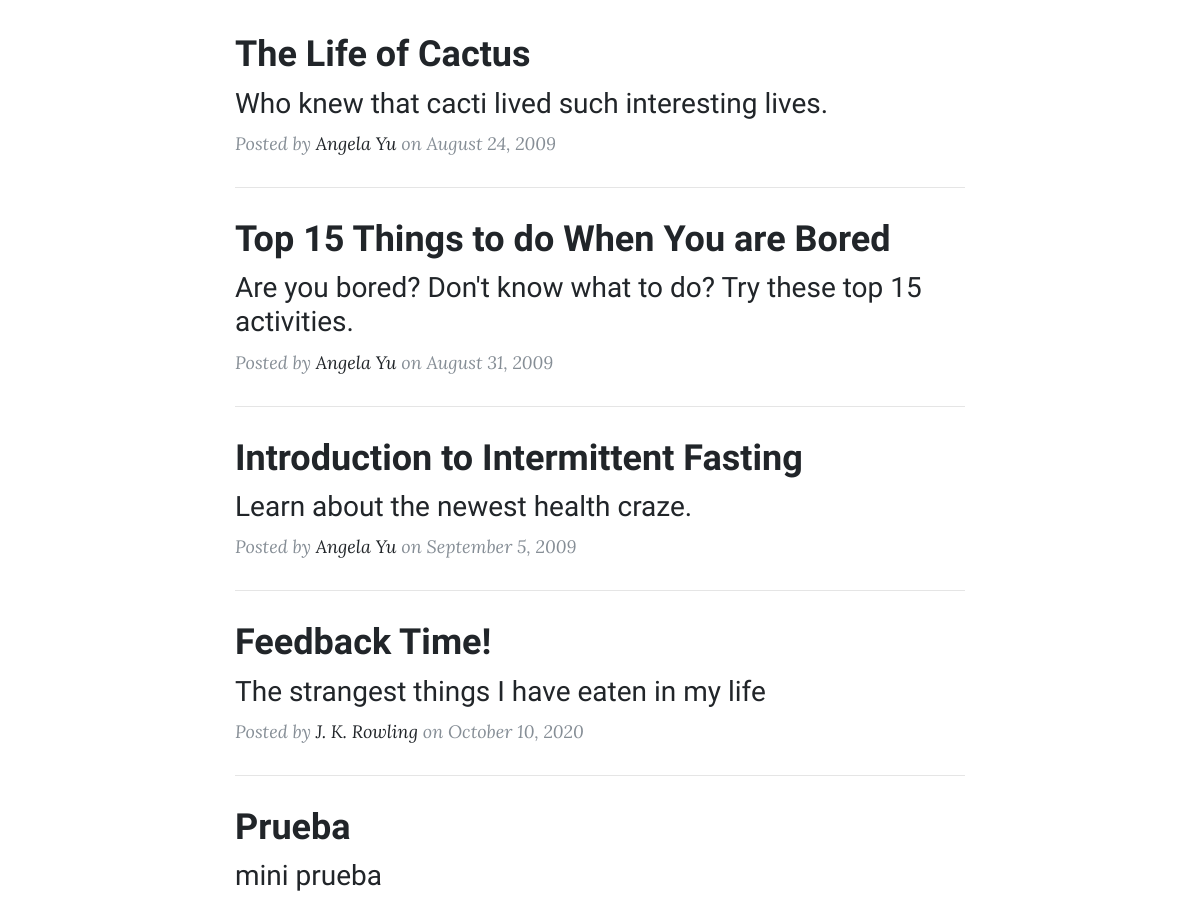
Before: / (middle part) with the older database file.
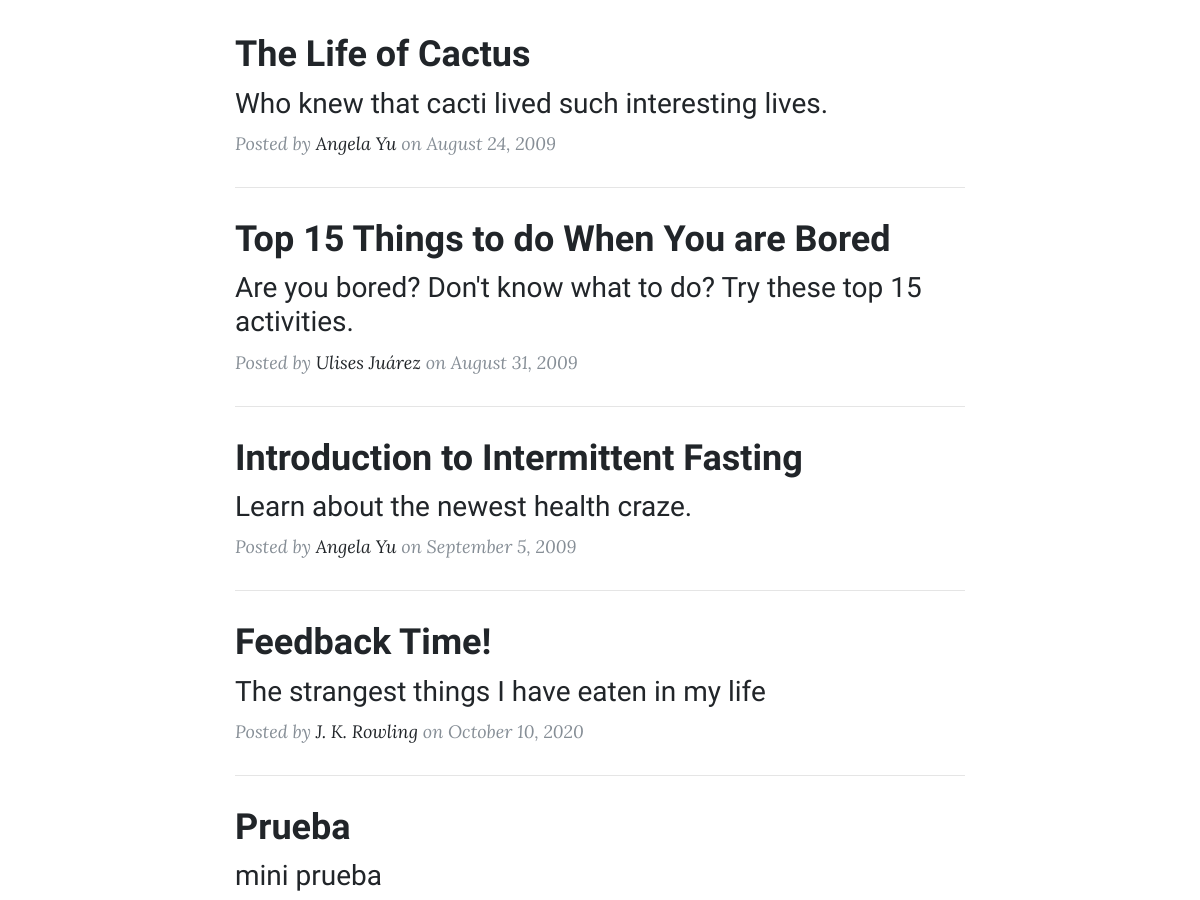
After: the same page with the newer database file.
### main.py (models this page shows)
class BlogPost(db.Model):
    id = db.Column(db.Integer, primary_key=True)
    title = db.Column(db.String(250), unique=True, nullable=False)
    subtitle = db.Column(db.String(250), nullable=False)
    date = db.Column(db.String(250), nullable=False)
    body = db.Column(db.Text, nullable=False)
    author = db.Column(db.String(250), nullable=False)
    img_url = db.Column(db.String(250), nullable=False)

### main.py (the view)
@app.route('/')
def get_all_posts():
    posts=BlogPost.query.all()
    return render_template("index.html", all_posts=posts)

### templates/index.html (shortened to what this page needs)
{% include "header.html" %}
  <div class="container">
    <div class="row">
      <div class="col-lg-8 col-md-10 mx-auto">
        {% for post in all_posts %}
        <div class="post-preview">
          <a href="{{ url_for('show_post', post_id=post.id) }}">
            <h2 class="post-title">
              {{post.title}}
            </h2>
            <h3 class="post-subtitle">
              {{post.subtitle}}
            </h3>
          </a>
          <p class="post-meta">Posted by
            <a href="#">{{post.author}}</a>
            on {{post.date}}</p>
        </div>
        <hr>
        {% endfor %}
      </div>
    </div>
  </div>
{% include "footer.html" %}

### templates/header.html (shortened to what this page needs)
<!DOCTYPE html>
<html lang="en">
<head>
  <link href="{{ url_for('static', filename='vendor/bootstrap/css/bootstrap.min.css') }}" rel="stylesheet">
  <link href="{{ url_for('static', filename='vendor/fontawesome-free/css/all.min.css')}}" rel="stylesheet" type="text/css">
  <link href="{{ url_for('static', filename='css/clean-blog.min.css')}}" rel="stylesheet">
</head>
<body>

### templates/footer.html (shortened to what this page needs)
</body>
</html>

Changed rows visible on the page:
changed BlogPost "Top 15 Things to do When You are Bored": author "Angela Yu" → "Ulises Juárez"
